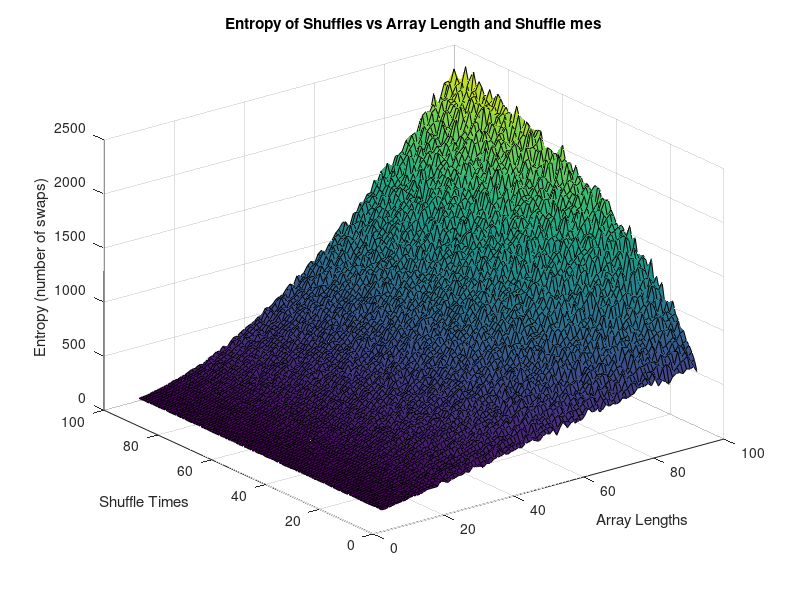
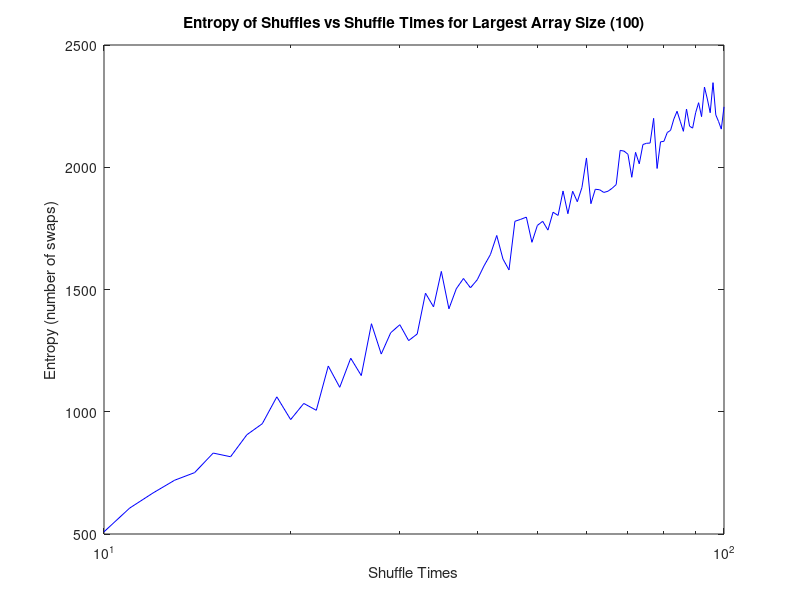
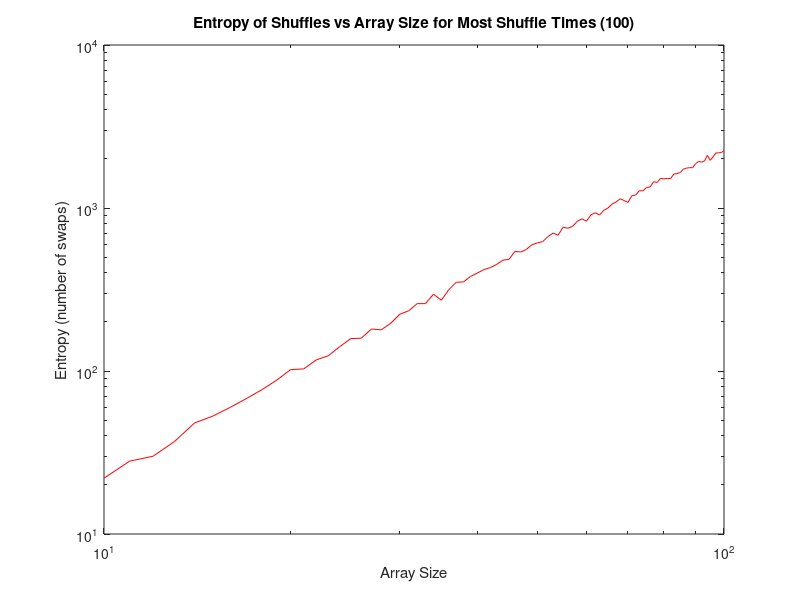

Source code (MATLAB) for these figures, in order:
% This script analyzes data generated from the shuffle experiment binary.
%
% It generates three plots of the data.
%    The first plot is a surface plot that displays entropy with respect to
%    array size and shuffle times
%
%    The second plot is a loglog plot that displays entropy with respect 
%    to shuffle times for the largest array size
%
%    The third plot is a loglog plot that displays entropy with 
%    repsect to array size for the most amount of shuffle times

%% Section 1: Data reading

% Read options into vector
options = dlmread('options.csv', ',');

% Read data into matrix
Data = dlmread('data.csv', ',');

% Get shuffles vector, lengths vector, and trials from options
shuffles = options(1):options(2);
lengths = options(3):options(4);
trials = options(5);

%% Section 2: Entropy vs array length and shuffle times

% Construct surface plot axes from options
[Shuffles, Lengths] = meshgrid(shuffles, lengths);

% Plot Data wrt Lengths and Shuffles
figure(1);
surf(Lengths, Shuffles, Data);
xlabel('Array Lengths');
ylabel('Shuffle Times');
zlabel('Entropy (number of swaps)');
title('Entropy of Shuffles vs Array Length and Shuffle mes');

%% Section 3: Entropy vs shuffle times for largest array size

% Plot entropy vs shuffle times for largest array size
figure(2);
semilogx(shuffles,Data(end,:),'b');
xlabel('Shuffle Times');
ylabel('Entropy (number of swaps)');
title(['Entropy of Shuffles vs Shuffle Times for Largest Array Size (' num2str(options(2)) ')']);

%% Section 4: Entropy vs array length for most shuffle times

% Plot entropy vs array size for most shuffle 
figure(3);
loglog(lengths,Data(:,end),'r');
xlabel('Array Size');
ylabel('Entropy (number of swaps)');
title(['Entropy of Shuffles vs Array Size for Most Shuffle Times (' num2str(options(4)) ')']);